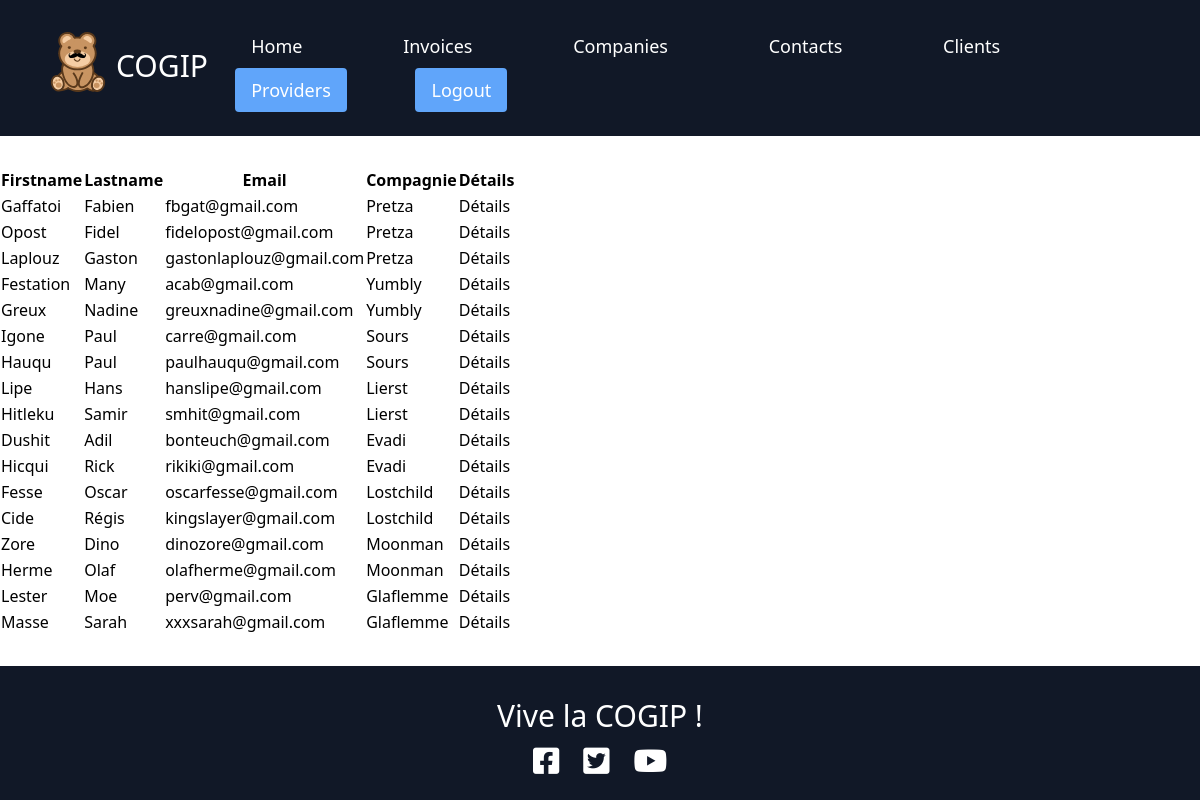
The app's page /?action=clients (signed in) with its own data.
### tables this page shows
CREATE TABLE `contacts` (
  `contacts_id` int(11) NOT NULL,
  `contacts_firstname` varchar(255) NOT NULL,
  `contacts_lastname` varchar(255) NOT NULL,
  `contacts_email` varchar(255) NOT NULL,
  `contacts_company_id` int(11) DEFAULT NULL
);

CREATE TABLE `companies` (
  `companies_id` int(11) NOT NULL,
  `companies_name` varchar(255) NOT NULL,
  `companies_country` varchar(255) NOT NULL,
  `companies_vat_number` varchar(255) NOT NULL,
  `companies_type_id` int(11) DEFAULT NULL
);

### controller/control.php (called while the page is built, shortened)
<?php
require ('model/model.php');
function clientList(){
    $contact_data = new Contacts;
    $client_data = $contact_data->getClients();
    require ('views/clients.php');
}

### model/model.php (called while the page is built, shortened)
<?php
class Contacts{
    public function getClients(){
        $db = $this->dbConnect();
        $clients = $db->query('SELECT * FROM contacts INNER JOIN companies ON contacts.contacts_company_id = companies.companies_id WHERE companies_type_id = 2');
        $data = $clients->fetchAll();
        return $data;
    }
      private function dbConnect(){
        $host = 'localhost';
        $db = 'cogip';
        $user = 'root';
        $password = '';
        try
        {
            $db = new PDO('mysql:host='.$host.';
            dbname='.$db.';
            charset=utf8',
            ''.$user.'',
            ''.$password.'',
            array(
            PDO::ATTR_ERRMODE => PDO::ERRMODE_EXCEPTION,
            PDO::ATTR_DEFAULT_FETCH_MODE => PDO::FETCH_OBJ));
            return $db;
        }
        catch(Exception $e)
        {
            die('Erreur : '.$e->getMessage());
        }
    }
}

### views/clients.php (the view, shortened to what this page needs)
<table>
    <thead>
        <tr>
            <th>Firstname</th>
            <th>Lastname</th>
            <th>Email</th>
            <th>Compagnie</th>
            <th>Détails</th>
        </tr>
    </thead>
    <tbody>
        <?php
        foreach ($client_data as $client)
        {
        ?>
            <tr>
            <td><?=$client->contacts_lastname?></td>
            <td><?=$client->contacts_firstname?></td>
            <td><?=$client->contacts_email?></td>
            <td><?=$client->companies_name?></td>
            <td><a href='?action=détailsClients&id=<?=$client->contacts_id?>'>Détails</a></td>
            </tr>
        <?php
        }
        ?>
    </tbody>
</table>
<?php require('template.php'); ?>

### records on screen
contacts: contacts_lastname "Gaffatoi", contacts_firstname "Fabien", contacts_email "fbgat@gmail.com", contacts_company.companies_name "Pretza"
contacts: contacts_lastname "Opost", contacts_firstname "Fidel", contacts_email "fidelopost@gmail.com", contacts_company.companies_name "Pretza"
contacts: contacts_lastname "Laplouz", contacts_firstname "Gaston", contacts_email "gastonlaplouz@gmail.com", contacts_company.companies_name "Pretza"
contacts: contacts_lastname "Festation", contacts_firstname "Many", contacts_email "acab@gmail.com", contacts_company.companies_name "Yumbly"
contacts: contacts_lastname "Greux", contacts_firstname "Nadine", contacts_email "greuxnadine@gmail.com", contacts_company.companies_name "Yumbly"
contacts: contacts_lastname "Igone", contacts_firstname "Paul", contacts_email "carre@gmail.com", contacts_company.companies_name "Sours"
contacts: contacts_lastname "Hauqu", contacts_firstname "Paul", contacts_email "paulhauqu@gmail.com", contacts_company.companies_name "Sours"
contacts: contacts_lastname "Lipe", contacts_firstname "Hans", contacts_email "hanslipe@gmail.com", contacts_company.companies_name "Lierst"
contacts: contacts_lastname "Hitleku", contacts_firstname "Samir", contacts_email "smhit@gmail.com", contacts_company.companies_name "Lierst"
contacts: contacts_lastname "Dushit", contacts_firstname "Adil", contacts_email "bonteuch@gmail.com", contacts_company.companies_name "Evadi"
contacts: contacts_lastname "Hicqui", contacts_firstname "Rick", contacts_email "rikiki@gmail.com", contacts_company.companies_name "Evadi"
contacts: contacts_lastname "Fesse", contacts_firstname "Oscar", contacts_email "oscarfesse@gmail.com", contacts_company.companies_name "Lostchild"
contacts: contacts_lastname "Cide", contacts_firstname "Régis", contacts_email "kingslayer@gmail.com", contacts_company.companies_name "Lostchild"
contacts: contacts_lastname "Zore", contacts_firstname "Dino", contacts_email "dinozore@gmail.com", contacts_company.companies_name "Moonman"
contacts: contacts_lastname "Herme", contacts_firstname "Olaf", contacts_email "olafherme@gmail.com", contacts_company.companies_name "Moonman"
contacts: contacts_lastname "Lester", contacts_firstname "Moe", contacts_email "perv@gmail.com", contacts_company.companies_name "Glaflemme"
contacts: contacts_lastname "Masse", contacts_firstname "Sarah", contacts_email "xxxsarah@gmail.com", contacts_company.companies_name "Glaflemme"
